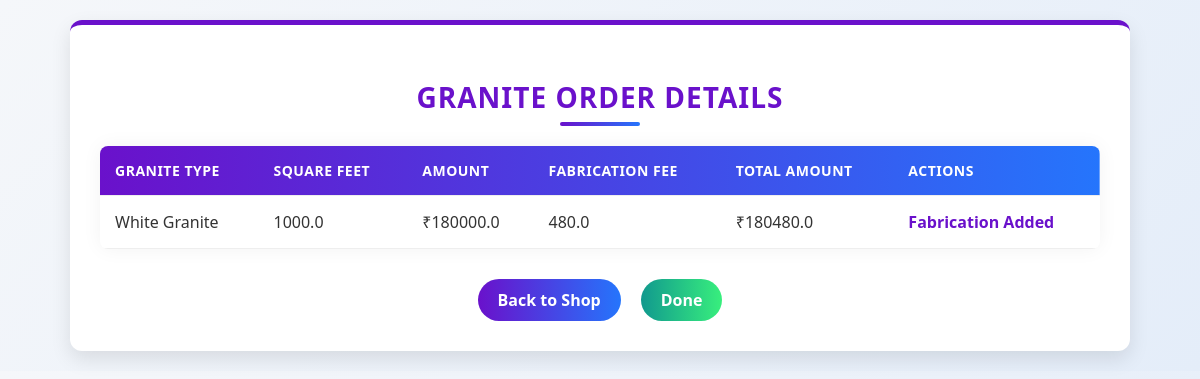
/granite_order_details/1, run on the app's committed database.
### models.py (models this page shows, shortened)
class GraniteOrderItem(db.Model):
    id = db.Column(db.Integer, primary_key=True)
    order_id = db.Column(db.Integer, db.ForeignKey('granite_order.id'), nullable=False)  # Foreign key to GraniteOrder
    granite_id = db.Column(db.Integer, db.ForeignKey('granite.id'), nullable=False)  # Foreign key to Granite
    square_feet = db.Column(db.Float, nullable=False)  # Square feet of granite ordered
    amount = db.Column(db.Float, nullable=False)  # Amount for this item
    order = db.relationship('GraniteOrder', backref='order_items')
    granite = db.relationship('Granite', backref='order_items')
    fabrication = db.relationship('Fabrication', back_populates='order_item', uselist=False)

class Granite(db.Model):
    id = db.Column(db.Integer, primary_key=True)
    name = db.Column(db.String(50), nullable=False)
    price_per_sqft = db.Column(db.Float, nullable=False)
    image_url = db.Column(db.String(200), nullable=True)  # New column for image URL

class Fabrication(db.Model):
    id = db.Column(db.Integer, primary_key=True)
    order_item_id = db.Column(db.Integer, db.ForeignKey('granite_order_item.id'), nullable=False)
    edging = db.Column(db.String(50), nullable=False)
    thickness = db.Column(db.String(50), nullable=False)
    shaping = db.Column(db.String(50), nullable=False)
    fabrication_fee = db.Column(db.Float, nullable=False)
    order_item = db.relationship('GraniteOrderItem', back_populates='fabrication')

### app.py (the view)
@app.route('/granite_order_details/<int:order_id>')
def granite_order_details(order_id):
    order = GraniteOrder.query.get(order_id)
    if not order:
        flash('Order not found!', 'error')
        return redirect(url_for('granite_shop'))
    return render_template('granite_order_details.html', order=order)

### app.py (called while the page is built)
@app.before_request
def populate_vehicle_rental():
    if not VehicleRental.query.first():  # Check if the table is empty
        sample_vehicles = [
            VehicleRental(name="Tractor", hourly_rate=160, daily_rate=1500),
            VehicleRental(name="Lorry", hourly_rate=200, daily_rate=2100),
            VehicleRental(name="JCB", hourly_rate=270, daily_rate=4000),
            VehicleRental(name="Hitach", hourly_rate=250, daily_rate=3550),
            VehicleRental(name="Tipper", hourly_rate=250, daily_rate=2400),
            VehicleRental(name="Crane", hourly_rate=300, daily_rate=3700),
        ]
        db.session.bulk_save_objects(sample_vehicles)
        db.session.commit()

@app.before_request
def populate_granite():
    if not Granite.query.first():  # Check if the table is empty
        granite_types = [
            Granite(name="Black Granite", price_per_sqft=140, image_url="/static/pics/black.jpg"),
            Granite(name="White Granite", price_per_sqft=180, image_url="/static/pics/white.jpg"),
            Granite(name="Red Granite", price_per_sqft=200, image_url="/static/pics/red.jpg"),
            Granite(name="Grey Granite", price_per_sqft=170, image_url="/static/pics/grey.jpg"),
            Granite(name="Brown Granite", price_per_sqft=180, image_url="/static/pics/brown.jpg"),
            Granite(name="Gold Granite", price_per_sqft=210, image_url="/static/pics/gold.jpg"),
        ]
        db.session.bulk_save_objects(granite_types)
        db.session.commit()

### templates/granite_order_details.html (shortened to what this page needs)
<!DOCTYPE html>
<html lang="en">
<head>
</head>
<body>
    <div class="container">
        <h2>Granite Order Details</h2>
        <table>
            <thead>
                <tr>
                    <th>Granite Type</th>
                    <th>Square Feet</th>
                    <th>Amount</th>
                    <th>Fabrication Fee</th>
                    <th>Total Amount</th>
                    <th>Actions</th>
                </tr>
            </thead>
            <tbody>
                {% for item in order.order_items %}
                <tr>
                    <td>{{ item.granite.name }}</td>
                    <td>{{ item.square_feet }}</td>
                    <td>₹{{ item.amount }}</td>
                    <td>{{ item.fabrication.fabrication_fee if item.fabrication else 'N/A' }}</td>
                    <td>₹{{ item.amount + (item.fabrication.fabrication_fee if item.fabrication else 0) }}</td>
                    <td>
                        {% if not item.fabrication %}
                        <a href="{{ url_for('fabricate_granite', order_item_id=item.id) }}" class="btn btn-primary">Add
                            Fabrication</a>
                        {% else %}
                        <span class="fabrication-status">Fabrication Added</span>
                        {% endif %}
                    </td>
                </tr>
                {% endfor %}
            </tbody>
        </table>
        <div class="navigation">
            <a href="{{ url_for('granite_shop') }}" class="btn btn-primary">Back to Shop</a>
            <a href="{{ url_for('home') }}" class="btn btn-success">Done</a>
        </div>
    </div>
</body>
</html>

### templates/granite_order_details.html (style rules this page uses)
body { font-family: 'Segoe UI', Tahoma, Geneva, Verdana, sans-serif; background: linear-gradient(135deg, #f5f7fa 0%, #e4edf9 100%); margin: 0; padding: 20px; color: #333; }
.container { max-width: 1000px; margin: 0 auto; background-color: white; border-radius: 12px; box-shadow: 0 8px 20px rgba(0, 0, 0, 0.1); padding: 30px; border-top: 5px solid #6a11cb; }
h2 { color: #6a11cb; text-align: center; margin-bottom: 30px; font-size: 28px; text-transform: uppercase; letter-spacing: 1px; position: relative; }
h2:after { content: ""; position: absolute; left: 50%; bottom: -10px; transform: translateX(-50%); width: 80px; height: 4px; background: linear-gradient(90deg, #6a11cb, #2575fc); border-radius: 2px; }
table { width: 100%; border-collapse: collapse; margin: 25px 0; border-radius: 8px; overflow: hidden; box-shadow: 0 0 20px rgba(0, 0, 0, 0.05); }
thead { background: linear-gradient(90deg, #6a11cb, #2575fc); color: white; }
th, td { padding: 15px; text-align: left; border-bottom: 1px solid #eee; }
th { font-weight: 600; text-transform: uppercase; font-size: 14px; letter-spacing: 0.5px; }
.btn { display: inline-block; padding: 10px 20px; text-decoration: none; border-radius: 50px; font-weight: 600; transition: all 0.3s; cursor: pointer; margin: 5px; }
.btn-primary { background: linear-gradient(90deg, #6a11cb, #2575fc); color: white; }
.btn-success { background: linear-gradient(90deg, #11998e, #38ef7d); color: white; }
.navigation { display: flex; justify-content: center; margin-top: 30px; }
.navigation a { margin: 0 10px; }
.fabrication-status { font-weight: 600; color: #6a11cb; }

### data on the page
GraniteOrderItem: granite.name "White Granite", square_feet "1000.0", amount "180000.0", fabrication "480.0", amount.fabrication_fee "180480.0"
